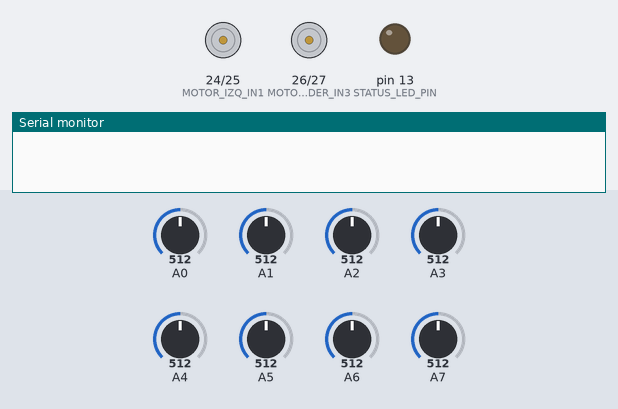
Bench run of a sketch on a simulated Arduino Mega 2560, built with avr-gcc and run on an emulated ATmega2560. Parts: motor-driver pin pairs drawn as motors (green arrow = first pin HIGH = forward, orange = second pin HIGH = backward, longer = more drive, scaled by the enable pin), output pins drawn as LEDs (lit = HIGH), the last lines printed to the serial monitor. The inputs (shaded band) are chosen by the test bench; at power-on: A0 = 512, A1 = 512, A2 = 512, A3 = 512, A4 = 512, A5 = 512, A6 = 512, A7 = 512.

Above: at 0.1 s.
At 4.4 s:
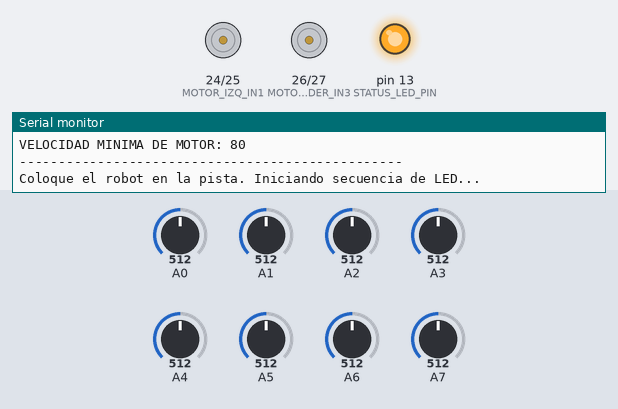
At 8.5 s:
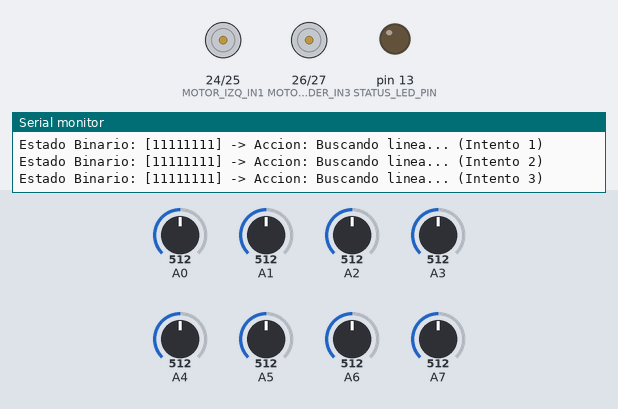
8.6 s: A0 set to 910
Timing chart, 0 to 17.6 s (numbered marks = the images above; inputs shaded):
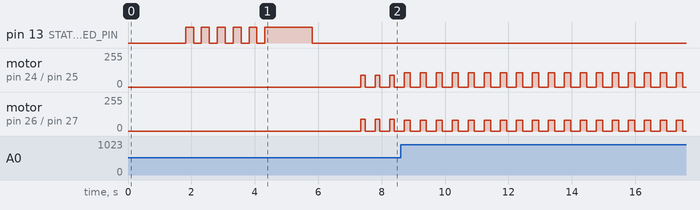

The sketch:

car_POC_QTR8A_at_45degrees.ino
```cpp
/*
  ==================================================================================
  Código de Control para Robot Seguidor de Línea - VERSIÓN QTR-8A DEFINITIVA
  Plataforma: Arduino
  Versión: 4.3 (Lógica de Giro Corregida)

  Descripción:
  Esta versión corrige la lógica en las funciones de giro fuerte para que ambas
  ruedas avancen a diferentes velocidades, en lugar de pivotar. También se asegura
  de usar la constante VELOCIDAD_GIRO_FUERTE.
  ==================================================================================
*/

#include <QTRSensors.h>

// ===== SECCIÓN 1: PARÁMETROS DE AJUSTE Y HARDWARE =====

// --- Configuración del Sensor QTR-8A ---
#define SENSOR_COUNT 8
#define PIN_EMITTER 7 // Pin que controla los emisores IR del sensor
QTRSensors qtr;
uint16_t sensorValues[SENSOR_COUNT];
const int UMBRAL_NEGRO = 900;

// --- Velocidades de Maniobra ---
const int VELOCIDAD_BASE = 96;
const int VELOCIDAD_GIRO = 92;
const int VELOCIDAD_GIRO_FUERTE = VELOCIDAD_GIRO + 16; // Resultado es 108
const int VELOCIDAD_BUSQUEDA = 90;
const int VELOCIDAD_MINIMA = 80;

// --- Tiempos de Maniobra (en milisegundos) ---
const int TIEMPO_MANIOBRA = 200;
const int PAUSA_ENTRE_ACCIONES = 300; // SUGERENCIA: Un valor más bajo para mayor fluidez
const int TIEMPO_BUSQUEDA = 150;

// --- Pines de Motores ---
#define MOTOR_IZQ_IN1 24
#define MOTOR_IZQ_IN2 25
#define MOTOR_IZQ_ENA 2
#define MOTOR_DER_IN3 26
#define MOTOR_DER_IN4 27
#define MOTOR_DER_ENB 3
const int STATUS_LED_PIN = 13;

// --- Variables Globales ---
int lineaPerdidaContador = 0;
#define MAXlineaPerdidaContador 7


// ===== SECCIÓN 2: FUNCIONES DE ACCIÓN DISCRETA (MOVIMIENTO) =====

void accion_Detener() {
  digitalWrite(MOTOR_IZQ_IN1, LOW);
  digitalWrite(MOTOR_IZQ_IN2, LOW);
  analogWrite(MOTOR_IZQ_ENA, 0);
  digitalWrite(MOTOR_DER_IN3, LOW);
  digitalWrite(MOTOR_DER_IN4, LOW);
  analogWrite(MOTOR_DER_ENB, 0);
}

void accion_AvanzarRecto() {
  Serial.println("-> Accion: Avanzar Recto");
  digitalWrite(MOTOR_IZQ_IN1, HIGH);
  digitalWrite(MOTOR_IZQ_IN2, LOW);
  digitalWrite(MOTOR_DER_IN3, HIGH);
  digitalWrite(MOTOR_DER_IN4, LOW);
  analogWrite(MOTOR_IZQ_ENA, VELOCIDAD_BASE);
  analogWrite(MOTOR_DER_ENB, VELOCIDAD_BASE);
  delay(TIEMPO_MANIOBRA);
}

void accion_GiroSuaveDerecha() {
  Serial.println("-> Accion: Giro Suave Derecha");
  digitalWrite(MOTOR_IZQ_IN1, HIGH);
  digitalWrite(MOTOR_IZQ_IN2, LOW);
  digitalWrite(MOTOR_DER_IN3, HIGH);
  digitalWrite(MOTOR_DER_IN4, LOW);
  analogWrite(MOTOR_IZQ_ENA, VELOCIDAD_GIRO);
  analogWrite(MOTOR_DER_ENB, VELOCIDAD_MINIMA);
  delay(TIEMPO_MANIOBRA);
}

void accion_GiroSuaveIzquierda() {
  Serial.println("-> Accion: Giro Suave Izquierda");
  digitalWrite(MOTOR_IZQ_IN1, HIGH);
  digitalWrite(MOTOR_IZQ_IN2, LOW);
  digitalWrite(MOTOR_DER_IN3, HIGH);
  digitalWrite(MOTOR_DER_IN4, LOW);
  analogWrite(MOTOR_IZQ_ENA, VELOCIDAD_MINIMA);
  analogWrite(MOTOR_DER_ENB, VELOCIDAD_GIRO);
  delay(TIEMPO_MANIOBRA);
}

// ========= INICIO DE SECCIÓN CORREGIDA =========
void accion_GiroFuerteDerecha() {
  Serial.println("-> Accion: GIRO FUERTE DERECHA");
  // CORRECCIÓN 1: Ambas ruedas hacia adelante
  digitalWrite(MOTOR_IZQ_IN1, HIGH);
  digitalWrite(MOTOR_IZQ_IN2, LOW);
  digitalWrite(MOTOR_DER_IN3, HIGH); // <-- Rueda derecha ahora hacia ADELANTE
  digitalWrite(MOTOR_DER_IN4, LOW);

  // CORRECCIÓN 2: Usar las velocidades correctas
  analogWrite(MOTOR_IZQ_ENA, VELOCIDAD_GIRO_FUERTE); // <-- Rueda externa más rápida
  analogWrite(MOTOR_DER_ENB, VELOCIDAD_MINIMA);      // <-- Rueda interna a velocidad mínima
  delay(TIEMPO_MANIOBRA);
}

void accion_GiroFuerteIzquierda() {
  Serial.println("-> Accion: GIRO FUERTE IZQUIERDA");
  // CORRECCIÓN 1: Ambas ruedas hacia adelante
  digitalWrite(MOTOR_IZQ_IN1, HIGH); // <-- Rueda izquierda ahora hacia ADELANTE
  digitalWrite(MOTOR_IZQ_IN2, LOW);
  digitalWrite(MOTOR_DER_IN3, HIGH);
  digitalWrite(MOTOR_DER_IN4, LOW);

  // CORRECCIÓN 2: Usar las velocidades correctas
  analogWrite(MOTOR_IZQ_ENA, VELOCIDAD_MINIMA);      // <-- Rueda interna a velocidad mínima
  analogWrite(MOTOR_DER_ENB, VELOCIDAD_GIRO_FUERTE); // <-- Rueda externa más rápida
  delay(TIEMPO_MANIOBRA);
}
// ========= FIN DE SECCIÓN CORREGIDA =========

void accion_BuscarAdelante() {
  Serial.print("-> Accion: Buscando linea... (Intento ");
  Serial.print(lineaPerdidaContador);
  Serial.println(")");
  digitalWrite(MOTOR_IZQ_IN1, HIGH);
  digitalWrite(MOTOR_IZQ_IN2, LOW);
  digitalWrite(MOTOR_DER_IN3, HIGH);
  digitalWrite(MOTOR_DER_IN4, LOW);
  analogWrite(MOTOR_IZQ_ENA, VELOCIDAD_BUSQUEDA);
  analogWrite(MOTOR_DER_ENB, VELOCIDAD_BUSQUEDA);
  delay(TIEMPO_BUSQUEDA);
}


// ===== SECCIÓN 3: SETUP Y LOOP PRINCIPAL =====

void startupLEDPattern() {
  for (int i = 0; i < 5; i++) {
    digitalWrite(STATUS_LED_PIN, HIGH); delay(250);
    digitalWrite(STATUS_LED_PIN, LOW); delay(250);
  }
  digitalWrite(STATUS_LED_PIN, HIGH); delay(1500);
  digitalWrite(STATUS_LED_PIN, LOW); delay(1500);
}

void setup() {
  Serial.begin(9600);

  pinMode(MOTOR_IZQ_IN1, OUTPUT);
  pinMode(MOTOR_IZQ_IN2, OUTPUT);
  pinMode(MOTOR_IZQ_ENA, OUTPUT);
  pinMode(MOTOR_DER_IN3, OUTPUT);
  pinMode(MOTOR_DER_IN4, OUTPUT);
  pinMode(MOTOR_DER_ENB, OUTPUT);
  pinMode(STATUS_LED_PIN, OUTPUT);

  digitalWrite(STATUS_LED_PIN, LOW);
  delay(1500);

  qtr.setTypeAnalog();
  qtr.setSensorPins((const uint8_t[]){A0, A1, A2, A3, A4, A5, A6, A7}, SENSOR_COUNT);
  qtr.setEmitterPin(PIN_EMITTER);

  Serial.println("--- SISTEMA DE CONTROL INICIADO (V4.3 - Corregido) ---");
  Serial.println("Sensor: QTR-8A");
  Serial.println("Logica: Busqueda de linea y parada de emergencia");
  Serial.println("-------------------------------------------------");
  Serial.println("Recordatorio: >900 es NEGRO (linea), <700 es BLANCO.");
  Serial.println("VELOCIDAD MINIMA DE MOTOR: 80");
  Serial.println("-------------------------------------------------");

  Serial.println("Coloque el robot en la pista. Iniciando secuencia de LED...");
  startupLEDPattern();
  Serial.println("¡En marcha!");
}


void loop() {
  qtr.read(sensorValues);

  int s[SENSOR_COUNT];
  bool lineaDetectada = false;

  for(uint8_t i = 0; i < SENSOR_COUNT; i++) {
    if (sensorValues[i] > UMBRAL_NEGRO) {
      s[i] = 0;
      lineaDetectada = true;
    } else {
      s[i] = 1;
    }
  }

  Serial.print("Estado Binario: [");
  for(uint8_t i = 0; i < SENSOR_COUNT; i++) {
    Serial.print(s[i]);
  }
  Serial.print("] ");

  if (lineaDetectada) {
    lineaPerdidaContador = 0;

    if (s[0] == 1 && s[1] == 1 && s[2] == 1 && s[3] == 0 && s[4] == 0 && s[5] == 1 && s[6] == 1 && s[7] == 1) {
      accion_AvanzarRecto();
    }
    else if (s[0] == 1 && s[1] == 1 && s[2] == 0 && s[3] == 0 && s[4] == 1 && s[5] == 1 && s[6] == 1 && s[7] == 1) {
      accion_GiroSuaveIzquierda();
    }
    else if (s[0] == 1 && s[1] == 1 && s[2] == 1 && s[3] == 1 && s[4] == 0 && s[5] == 0 && s[6] == 1 && s[7] == 1) {
      accion_GiroSuaveDerecha();
    }
    else if (s[0] == 0 || s[1] == 0) {
      accion_GiroFuerteIzquierda();
    }
    else if (s[6] == 0 || s[7] == 0) {
      accion_GiroFuerteDerecha();
    }
    else {
      accion_AvanzarRecto();
    }
  }
  else {
    lineaPerdidaContador++;

    if (lineaPerdidaContador >= MAXlineaPerdidaContador) {
      Serial.println("!!! PARADA DE EMERGENCIA: Linea no encontrada !!!");
      accion_Detener();
      while(true) {}
    } else {
      accion_BuscarAdelante();
    }
  }

  accion_Detener();
  delay(PAUSA_ENTRE_ACCIONES);
}
```

Measured:
- by itself, motor on pin 24 (MOTOR_IZQ_IN1) / pin 25 (MOTOR_IZQ_IN2): alternates forward 108/255 for 0.20 s and stopped for 0.31 s
- by itself, motor on pin 26 (MOTOR_DER_IN3) / pin 27 (MOTOR_DER_IN4): alternates forward 80/255 for 0.20 s and stopped for 0.31 s
